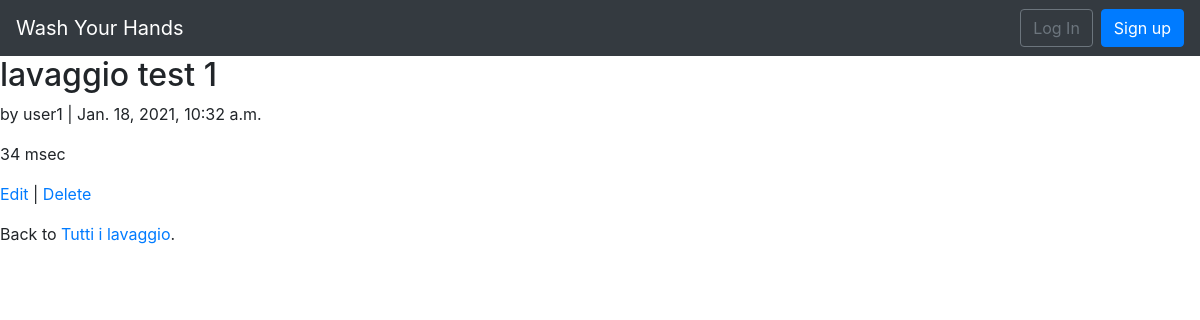
The app's page /lavaggi/1/ with its own data.
### lavaggi/models.py (models this page shows, shortened)
class Lavaggio(models.Model):
    numero = models.CharField(max_length=255)
    kpi = models.TextField()
    esito = models.CharField(max_length=255)
    date = models.DateTimeField(auto_now_add=True)
    utente = models.ForeignKey(
        get_user_model(),
        on_delete=models.CASCADE,
    )

### users/models.py (models this page shows)
class CustomUser(AbstractUser):
    age = models.PositiveIntegerField(null=True, blank=True)

### lavaggi/views.py (the view)
class LavaggioDetailView(DetailView): # new
    model = Lavaggio
    template_name = 'lavaggio_detail.html'
    login_url = 'login'

### templates/lavaggio_detail.html
{% extends 'base.html' %}
{% block content %}
  <div class="article-entry">
    <h2>{{ object.numero }}</h2>
    <p>by {{ object.utente }} | {{ object.date }}</p>
    <p>{{ object.kpi }}</p>
  </div>
  <p><a href="{% url 'lavaggio_edit' lavaggio.pk %}">Edit</a> |
    <a href="{% url 'lavaggio_delete' lavaggio.pk %}">Delete</a></p>
  <p>Back to <a href="{% url 'lavaggio_list' %}">Tutti i lavaggio</a>.</p>
{% endblock content %}

### records on screen
Lavaggio: numero "lavaggio test 1", utente "user1", date "Jan. 18, 2021, 10:32 a.m.", kpi "34 msec"
